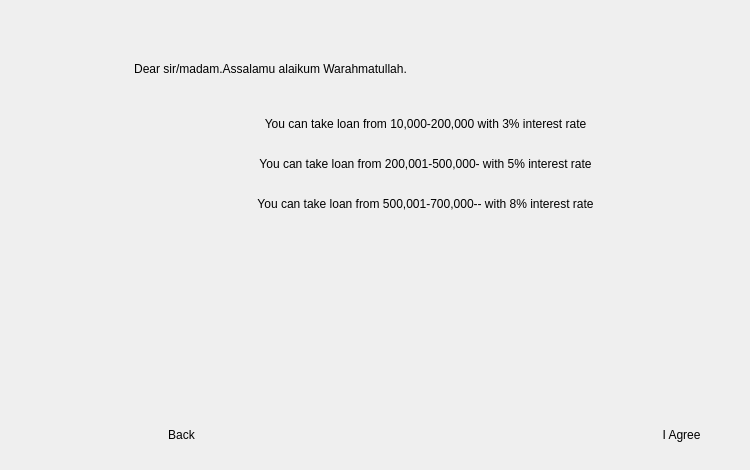
    <widget class="QWidget" name="Loan_1st">
     <widget class="QGroupBox" name="groupBox_6">
      <property name="geometry">
       <rect>
        <x>130</x>
        <y>60</y>
        <width>611</width>
        <height>401</height>
       </rect>
      </property>
      <property name="styleSheet">
       <string notr="true">Border:none;</string>
      </property>
      <property name="title">
       <string>Dear sir/madam.Assalamu alaikum Warahmatullah.</string>
      </property>
      <widget class="QToolButton" name="toolButton_28">
       <property name="geometry">
        <rect>
         <x>10</x>
         <y>50</y>
         <width>571</width>
         <height>27</height>
        </rect>
       </property>
       <property name="text">
        <string>You can take loan from 10,000-200,000 with 3% interest rate</string>
       </property>
      </widget>
      <widget class="QToolButton" name="toolButton_29">
       <property name="geometry">
        <rect>
         <x>10</x>
         <y>90</y>
         <width>571</width>
         <height>27</height>
        </rect>
       </property>
       <property name="text">
        <string>You can take loan from 200,001-500,000- with 5% interest rate</string>
       </property>
      </widget>
      <widget class="QToolButton" name="toolButton_30">
       <property name="geometry">
        <rect>
         <x>10</x>
         <y>130</y>
         <width>571</width>
         <height>27</height>
        </rect>
       </property>
       <property name="text">
        <string>You can take loan from 500,001-700,000-- with 8% interest rate</string>
       </property>
      </widget>
      <widget class="QPushButton" name="pushButton_23">
       <property name="geometry">
        <rect>
         <x>510</x>
         <y>360</y>
         <width>83</width>
         <height>29</height>
        </rect>
       </property>
       <property name="text">
        <string>I Agree</string>
       </property>
      </widget>
      <widget class="QPushButton" name="pushButton_50">
       <property name="geometry">
        <rect>
         <x>10</x>
         <y>360</y>
         <width>83</width>
         <height>29</height>
        </rect>
       </property>
       <property name="text">
        <string>Back</string>
       </property>
      </widget>
     </widget>
    </widget>
